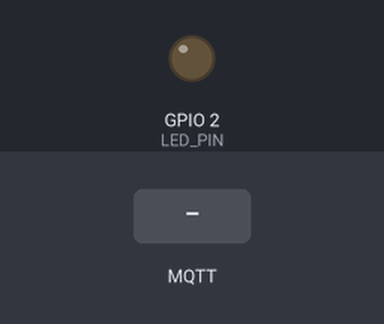
The program below on a simulated ESP32. On the bench: output pins drawn as LEDs (lit = HIGH). The test bench sets the inputs (shaded band). WiFi joins after 1.5 s; servers stay silent unless stated; random numbers use the default seed unless the program sets one; no MQTT or app messages arrive unless stated; what the program prints to the serial monitor is not drawn.

Above: at 2.4 s.
2.5 s: MQTT message "ON" arrives on the first subscribed topic
At 3.5 s:
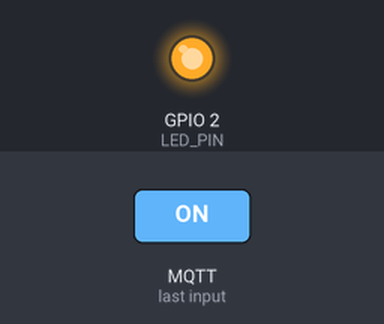
4.0 s: MQTT message "OFF" arrives on the first subscribed topic
At 4.9 s:
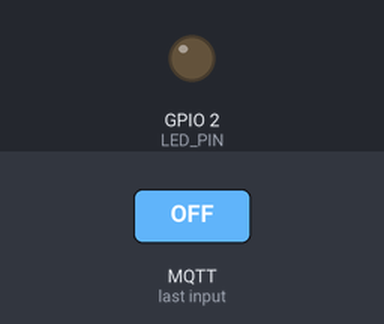
Timing chart, 0 to 7.0 s (numbered marks = the images above; inputs shaded):
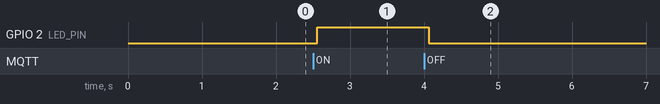

Measured:
- after the input at 2.5 s, GPIO 2 (LED_PIN): LOW → HIGH after 0.06 s
- after the input at 4.0 s, GPIO 2 (LED_PIN): HIGH → LOW after 0.07 s

The program:

main.cpp
```cpp
#include <Arduino.h>
#include <WiFi.h>
#include <PubSubClient.h>

// conexões com internet e servidor mqtt
const char* nomeWifi = "NOME_DA_SUA_REDE";
const char* senhaWifi = "SENHA_DA_SUA_REDE";
const char *mqtt_server = "broker.hivemq.com";
const int Porta_BrokerMQTT = 1883;

// Pinos GPIO
#define LED_PIN 2

// Objetos de Rede
WiFiClient clienteTCP;
PubSubClient clienteMQTT(clienteTCP);

// Fila para transmitir os dados entre tasks
QueueHandle_t filaLED;

// Task para manter as conexões do esp32
void TaskManterConexoes(void *pv)
{
  while (1)
  {
    // checar a conexão com wifi
    if (WiFi.status() != WL_CONNECTED)
    {
      Serial.println("[WIFI] ->Conectando ao WIFI ....");
      WiFi.begin(nomeWifi, senhaWifi);

      while (WiFi.status() != WL_CONNECTED)
      {
        Serial.print(".");
        vTaskDelay(pdMS_TO_TICKS(500));
      }
      Serial.println("[WIFI] Conectado Com SUCESSO!");
    }

    // checar a conexão com o broker MQTT
    if (WiFi.status() == WL_CONNECTED && !clienteMQTT.connected())
    {
      Serial.println("[MQTT]Criando ID para Conexão com Broker MQTT...");
      String idCliente = "ESP32_WILHAN_" + String(random(0xffff),HEX);

      if(clienteMQTT.connect(idCliente.c_str())){
        Serial.println("[MQTT]Conexão com Broker feita com sucesso!");
        clienteMQTT.subscribe("casa/quarto/luz");
      }
      else{
        Serial.print("[MQTT] Erro ao conectar ao broker: ");
        Serial.println(clienteMQTT.state());
        vTaskDelay(pdMS_TO_TICKS(2000));
      }
    }

    //Persistencia na conexão mqtt
    if(clienteMQTT.connected()){
      clienteMQTT.loop();
    }
    vTaskDelay(pdMS_TO_TICKS(100));
  }
}

// Task para fazer a lógica de ligar e desligar o LED
void TaskLED(void *pv){

  bool estadoLED;
  while (1)
  {
    if(xQueueReceive(filaLED, &estadoLED, portMAX_DELAY)){
      digitalWrite(LED_PIN, estadoLED);

      if(estadoLED) Serial.println("[LED] Estou Ligado");
      else Serial.println("[LED] Estou Desligado");
    }
  }
}

void callbackMQTT(char* topico, byte* dados, unsigned int tamanho){
  String mensagem;

  for(int i =0; i<tamanho; i++){
    mensagem += (char)dados[i];
  }

  Serial.print("[CALLBACK] Mensagem: ");
  Serial.println(mensagem);

  bool estadoLED;
  if(mensagem == "ON"){
    estadoLED = true;
    xQueueSend(filaLED, &estadoLED, portMAX_DELAY);
  }

  if(mensagem == "OFF"){
    estadoLED = false;
    xQueueSend(filaLED, &estadoLED,portMAX_DELAY);
  }
}

void setup(){
  Serial.begin(115200);
  pinMode(LED_PIN, OUTPUT);

  // config da fila do led
  filaLED = xQueueCreate(5,sizeof(bool));

  // configura o motor MQTT apontando para o servidor
  clienteMQTT.setServer(mqtt_server, Porta_BrokerMQTT);
  // configurando para qual funções o mqtt deve olhar quando chegar mensagem
  clienteMQTT.setCallback(callbackMQTT);

  // Criação das task
  xTaskCreatePinnedToCore(TaskManterConexoes,"conexoes",4096, NULL,2,NULL,1);
  xTaskCreatePinnedToCore(TaskLED, "led",2048,NULL,1,NULL,0);
}

void loop(){}
```
